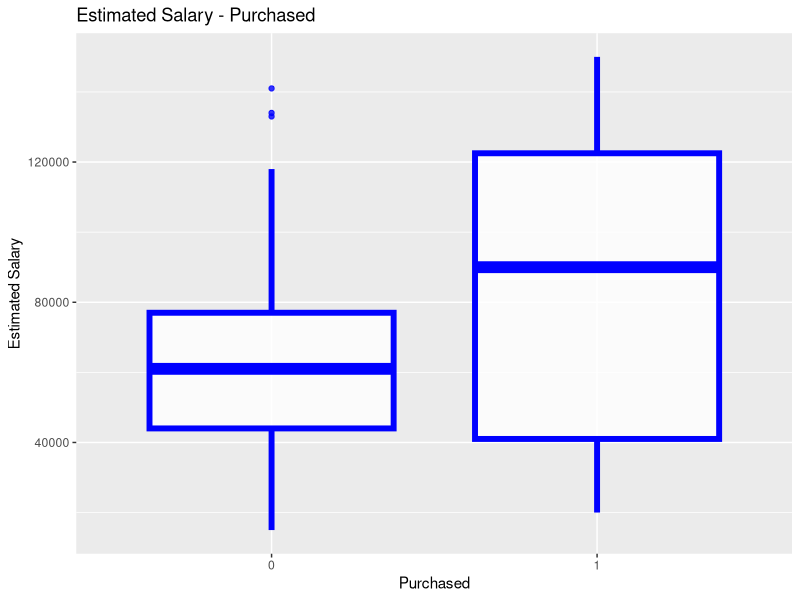

R code for this plot: (Note: this script raises an error after producing the figure.)
## ---- chunk 1
knitr::opts_chunk$set(echo = TRUE)
## ---- chunk 2
library(tidyverse)
library(ggplot2)
library(readr)
library(dplyr)
library(broom)
## ---- chunk 3
data <- read.csv("social_network_ad.csv")
head(data)
ggplot(data, aes(y=EstimatedSalary, x= as.factor(Purchased)))+ 
  geom_boxplot(color= "blue",
             size=2,
             alpha=.8) +labs(x="Purchased",
                             y="Estimated Salary",
                             title ="Estimated Salary - Purchased")
## ---- chunk 4
regmodel <- glm(Purchased ~ EstimatedSalary, data= data, family = binomial())
 summary(regmodel)
 
exp(regmodel$coefficients[2])
## ---- chunk 5
est_22k <- data.frame(EstimatedSalary = 22000)
predict(regmodel, est_22k, type="response")
## ---- chunk 6
data$Gender[data$Gender == "Male"] <- 1
data$Gender[data$Gender == "Female"] <- 0
data$Gender <- as.factor(data$Gender)

model_gender <- glm(Purchased ~ Gender, data = data, family = binomial(link = logit))
exp(model_gender$coefficients[2])
summary(model_gender)
## ---- chunk 7
model_gtp <- glm(Purchased ~ GiftTicket, data = data, family = binomial())
exp(model_gtp$coefficients[2])
model_gtp %>% summary()
## ---- chunk 8
gift_yes <- data.frame(data$GiftTicket == 1)
#gift_yes <- data.frame(as.numeric(GiftTicket == 1))
#gift_no <- data.frame(GiftTicket == 0)
predict(model_gtp, gift_yes, type="response")
